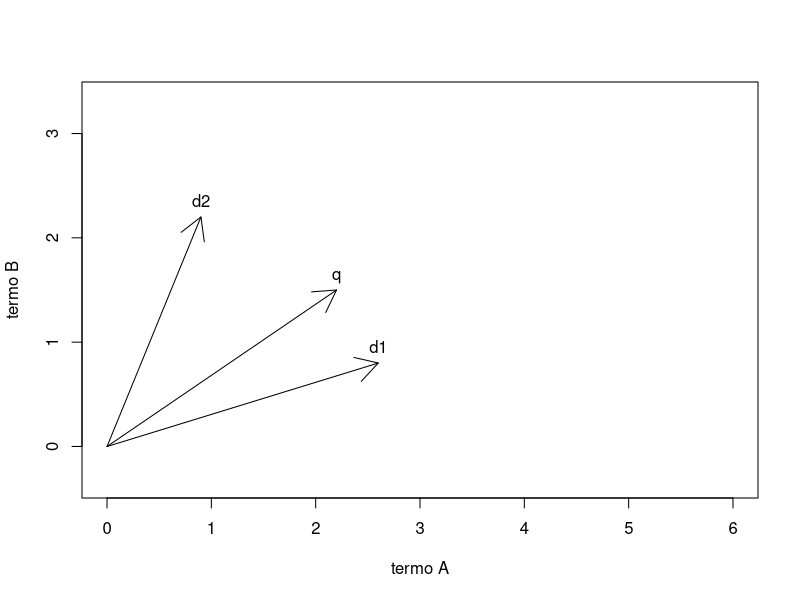

Reproduce this figure in R. (Note: this script raises an error after producing the figure.)
# R | aula02_teoria.R | blocos literais do guia; executar pelo runner.

# Bloco 1
x <- c(d1 = 2.6, d2 = 0.9, q = 2.2)          # peso de cada vetor no "termo A" (dados inventados)
y <- c(d1 = 0.8, d2 = 2.2, q = 1.5)          # peso de cada vetor no "termo B"
plot(c(0, 6), c(0, 3), type = "n", asp = 1,  # quadro vazio; asp = 1: mesma escala nos dois eixos
     xlab = "termo A", ylab = "termo B")     # nomes dos eixos
arrows(0, 0, x, y)                           # uma seta da origem (0, 0) ate cada ponta
text(x, y, names(x), pos = 3)                # o nome de cada vetor, acima da ponta (pos = 3)

# Bloco 2
names(ix)                                  # o que montar() guardou na lista ix
dim(ix$tf)                                 # a matriz termo-documento: o tdm da Aula 01

# Bloco 3
round(ix$idf_tfidf[c("de", "documentos", "modelo")], 2)   # o idf de tres termos: o idf da Aula 01
round(ix$w[c("documentos", "modelo", "de", "a"), ], 2)    # TF-IDF de quatro termos: o tfidf da Aula 01

# Bloco 4
cosseno <- function(a, b) {                  # recebe dois vetores do mesmo tamanho
  den <- sqrt(sum(a^2)) * sqrt(sum(b^2))     # o produto das normas: o denominador
  if (den == 0) return(0)                    # vetor nulo: nada em comum (por que esta linha? abaixo)
  sum(a * b) / den                           # produto escalar dividido pelas normas
}                                            # fim da funcao
cosseno(c(1, 1), c(2, 1))                    # o exemplo feito a mao

# Bloco 5
norm_cols <- function(m) {                   # recebe uma matriz termos x documentos
  nrm <- sqrt(colSums(m^2))                  # a norma de cada coluna: a raiz da soma dos quadrados
  nrm[nrm == 0] <- 1                         # coluna toda zero: divide por 1 (sem isto, 0/0 = NaN)
  sweep(m, 2, nrm, "/")                      # divide cada coluna (2) pela sua norma
}                                            # fim da funcao
wn <- norm_cols(ix$w)                        # TF-IDF com cada coluna de comprimento 1
round(colSums(wn^2), 2)                      # o comprimento ao quadrado de cada documento

# Bloco 6
vetor_consulta <- function(termos, vocab, idf) {            # termos da consulta, o vocabulario, o idf
  q <- as.integer(table(factor(termos, levels = vocab)))    # 45 contagens, como um documento
  q * idf                                                   # os MESMOS idf do corpus (os nomes vem de idf)
}                                                           # fim da funcao
qw <- vetor_consulta(tokenizar("modelo de recuperacao"), ix$vocab, ix$idf_tfidf)   # a consulta da aula
round(qw[qw > 0], 2)                                        # so os termos presentes

# Bloco 7
ranking_cosseno <- function(consulta, ix) {                           # um texto e o indice
  qw <- vetor_consulta(tokenizar(consulta), ix$vocab, ix$idf_tfidf)   # a consulta no espaco do corpus
  s  <- apply(ix$w, 2, function(d) cosseno(qw, d))                    # um cosseno por coluna (documento)
  sort(s, decreasing = TRUE)                                          # do mais parecido ao menos
}                                                                     # fim da funcao
round(ranking_cosseno("modelo de recuperacao", ix), 3)               # o primeiro ranking do motor
